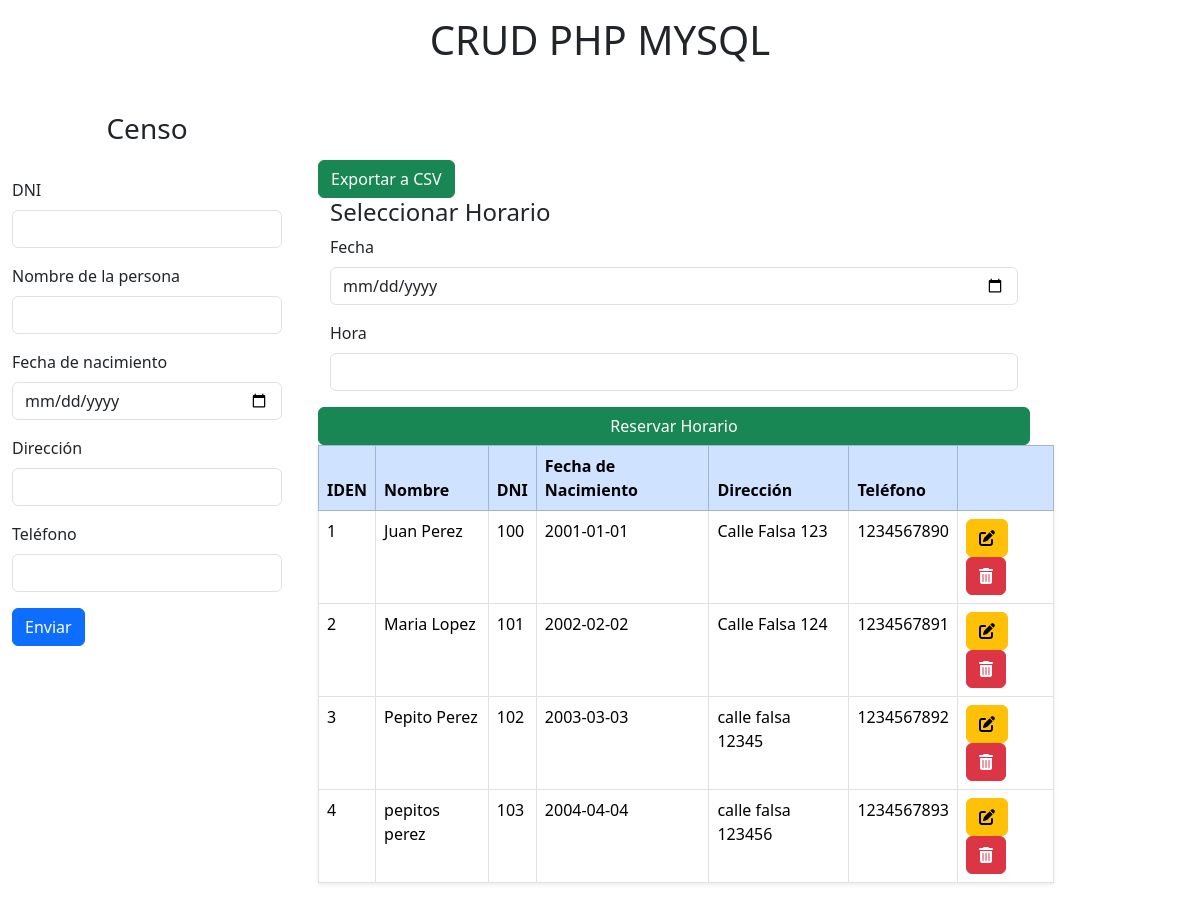
The page / on the database its author committed.
### tables this page shows
CREATE TABLE `tbl_personas` (
  `ID` int(11) NOT NULL,
  `DNI` varchar(20) DEFAULT NULL,
  `NOMBRE` varchar(100) DEFAULT NULL,
  `FECNAC` date DEFAULT NULL,
  `DIR` varchar(150) DEFAULT NULL,
  `TFNO` int(11) DEFAULT NULL
);

### index.php (the view, shortened to what this page needs)
<!DOCTYPE html>
<html lang="en">
<head>
    <link href="https://cdn.jsdelivr.net/npm/bootstrap@5.3.3/dist/css/bootstrap.min.css" rel="stylesheet">
</head>
    <h1 class="text-center p-3">CRUD PHP MYSQL</h1>
    <?php
    include "MOL/conexion.php";
    ?>
    <div class="container-fluid row">
        <form class="col-3" method="POST">
        <h3 class="text-center">Censo</h3>
        <?php
            include "CONTR/register_person.php";
        ?>
        <div class="mb-3">
            <label for="exampleInputEmail1" class="form-label">DNI</label>
            <input type="text" class="form-control" name="dni" >
        </div>
        <div class="mb-3">
            <label for="exampleInputEmail1" class="form-label">Nombre de la persona</label>
            <input type="text" class="form-control" name="nombre" >
        </div>
        <div class="mb-3">
            <label for="exampleInputEmail1" class="form-label">Fecha de nacimiento</label>
            <input type="date" class="form-control" name="fecha" >
        </div>
        <div class="mb-3">
            <label for="exampleInputEmail1" class="form-label">Dirección</label>
            <input type="text" class="form-control" name="dir" >
        </div>
        <div class="mb-3">
            <label for="exampleInputEmail1" class="form-label">Teléfono</label>
            <input type="text" class="form-control" name="tel" >
        </div>
        <button type="submit" class="btn btn-primary" name="btnenviar" value="ok">Enviar</button>
        </form>
        <div class="col-8 p-4">
            <table class="table table-hover table-bordered shadow-sm">
              <thead class="table-primary">
                <tr>
                  <th scope="col">IDEN</th>
                  <th scope="col">Nombre</th>
                  <th scope="col">DNI</th>
                  <th scope="col">Fecha de Nacimiento</th>
                  <th scope="col">Dirección</th>
                  <th scope="col">Teléfono</th>
                  <th scope="col"></th>
                </tr>
              </thead>
              <tbody>
              <?php
                include "MOL/conexion.php";
                $sql = $conexion->query("select * from tbl_personas");
                while($datos = $sql->fetch_object()){ ?>
                <tr>
                  <td><?=$datos->ID; ?></td>
                  <td><?=$datos->NOMBRE; ?></td>
                  <td><?=$datos->DNI; ?></td>
                  <td><?=$datos->FECNAC; ?></td>
                  <td><?=$datos->DIR; ?></td>
                  <td><?=$datos->TFNO; ?></td>
                  <td>
                    <a href="modificar_prod.php?id=<?= $datos->ID?>" class="btn btn-small btn-warning"><i class="fa-solid fa-pen-to-square"></i></a>
                    <a onclick="return eliminar()" href="index.php?id=<?= $datos->ID?>" class="btn btn-small btn-danger"><i class="fa-solid fa-trash-can"></i></a>
                 </td>
                </tr>
                <?php }
                ?>
        <form method="get" action="exportar_csv.php">
            <button type="submit" class="btn btn-success" class="text-center">Exportar a CSV</button>
        </form>
          <div class="container-fluid row">
          <form id="form-horario">
                      <h4>Seleccionar Horario</h4>
          <div class="mb-3">
              <label for="fecha" class="form-label">Fecha</label>
              <input type="date" id="fecha" name="fecha" class="form-control" required>
          </div>
          <div class="mb-3">
              <label for="hora" class="form-label">Hora</label>
              <select id="hora" name="hora" class="form-control" required>
              </select>
          </div>
          <button type="submit" class="btn btn-success">Reservar Horario</button>
        </form>
              </tbody>
            </table>
        </div>
    </div>
</body>
</html>

### MOL/conexion.php (shortened to what this page needs)
<br>

### CONTR/register_person.php (shortened to what this page needs)
<br>

### rows shown on the page
tbl_personas: ID "1", NOMBRE "Juan Perez", DNI "100", FECNAC "2001-01-01", DIR "Calle Falsa 123", TFNO "1234567890"
tbl_personas: ID "2", NOMBRE "Maria Lopez", DNI "101", FECNAC "2002-02-02", DIR "Calle Falsa 124", TFNO "1234567891"
tbl_personas: ID "3", NOMBRE "Pepito Perez", DNI "102", FECNAC "2003-03-03", DIR "calle falsa 12345", TFNO "1234567892"
tbl_personas: ID "4", NOMBRE "pepitos perez", DNI "103", FECNAC "2004-04-04", DIR "calle falsa 123456", TFNO "1234567893"
